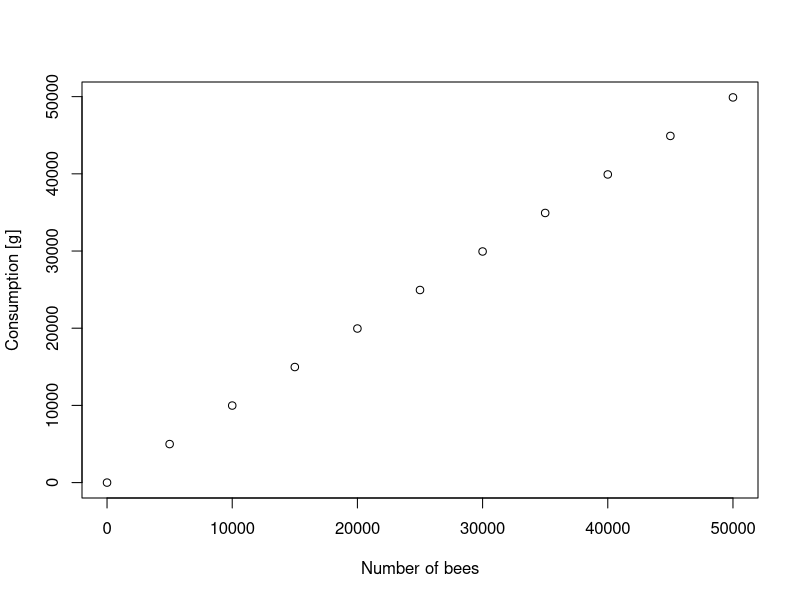
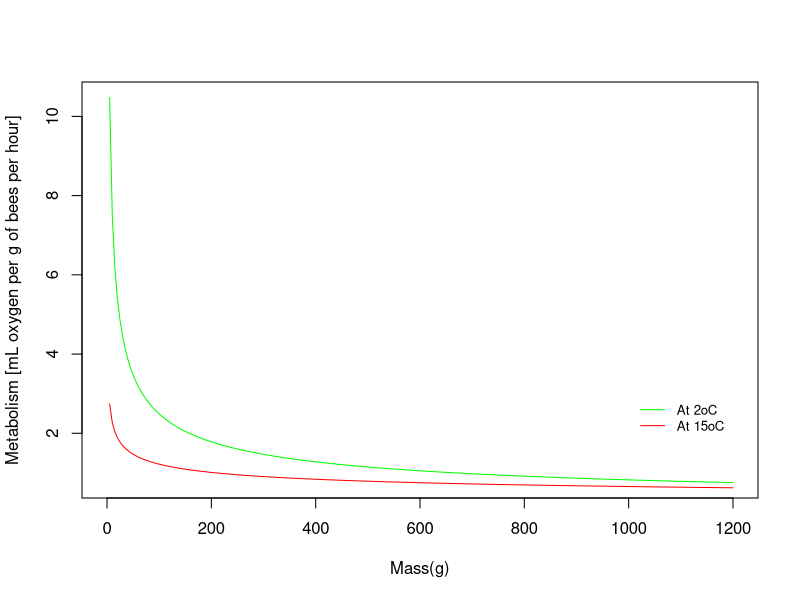
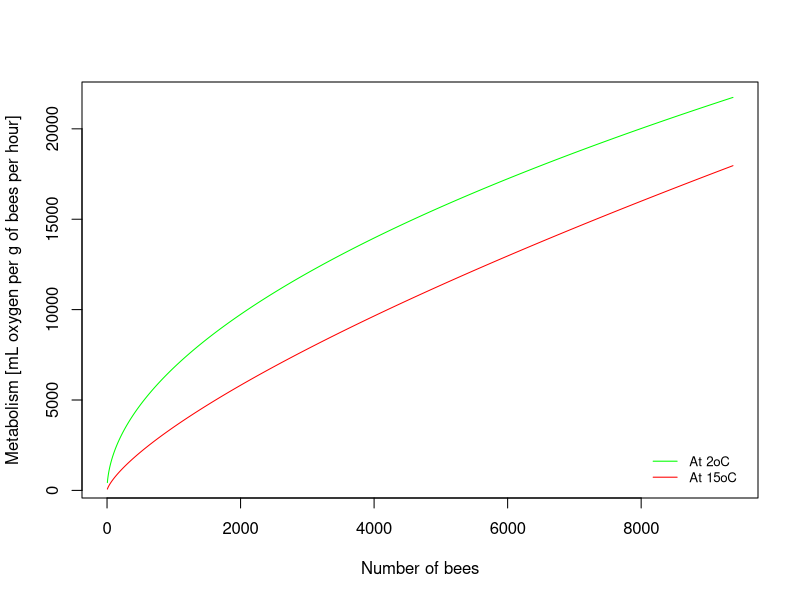
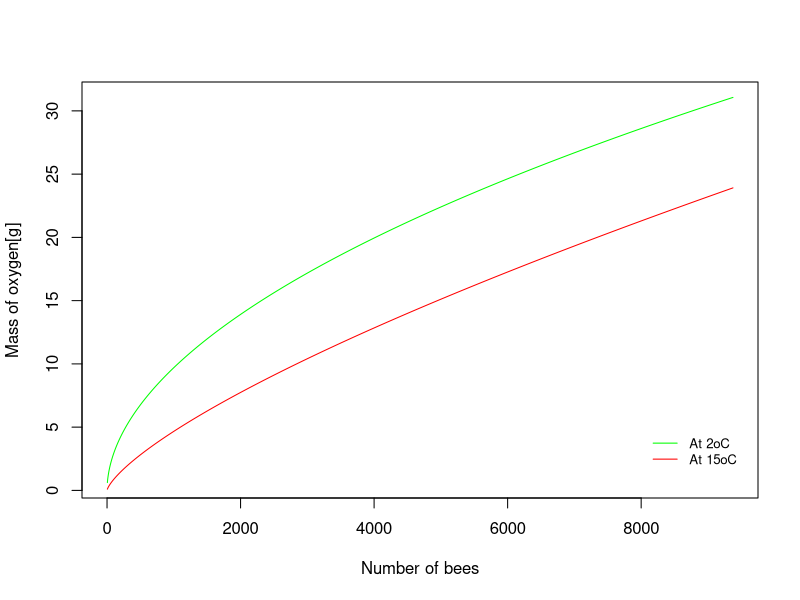
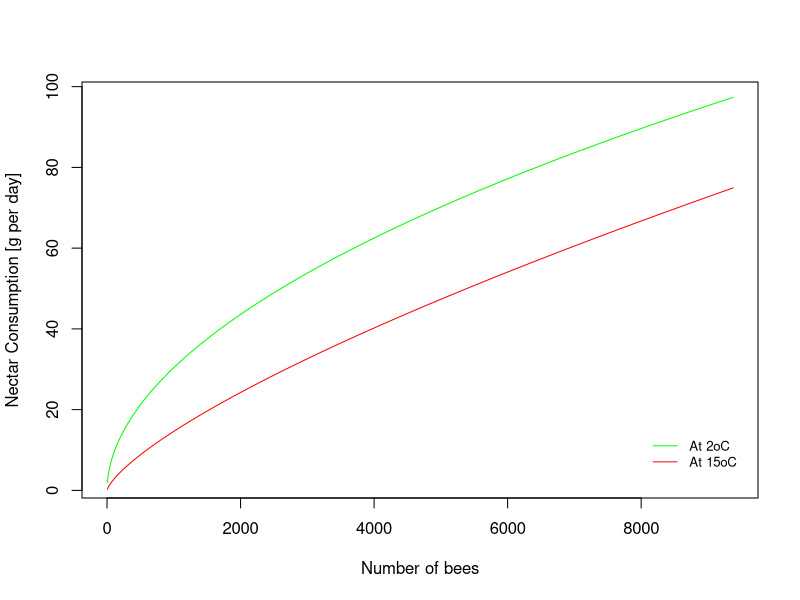

Write R code to recreate these figures, in order.
##R plot of consumption versus number of bees
png(filename="C:/git/winter_module/Image/pollenconsumption.png",width=10, height=6, units="in",res=250)
pollent=seq(from = 0, to = 50000, by = 5000)
Nbeest=seq(from = 0, to = 50000, by = 5000)
Pollent1=pollent-0.002*Nbeest
plot(Nbeest,Pollent1,xlab="Number of bees", ylab="Consumption [g]")
dev.off()

##R plot of metabolism versus temperature with a couple curves for different hive sizes
png(filename="C:/git/winter_module/Image/metabolism versus temperature.png",width=10, height=6, units="in",res=250)
BW= seq(from = 0, to = 1200, by = 5)
vo2at2=22.69*BW^-0.48
vo2at15=4.23*BW^-0.27
plot(BW,vo2at2,type='l',col='green',xlab="Mass(g)", ylab="Metabolism [mL oxygen per g of bees per hour]")
lines(BW,vo2at15,col='red')
legend(1000, 3, legend=c("At 2oC", "At 15oC"),col=c("green", "red"),lty=1:1, cex=0.8,box.lty=0)
dev.off

##R plot of oxygen consumption versus temperature with a couple curves for different hive sizes
png(filename="C:/git/winter_module/Image/metabolism versus hive sizes.png",width=10, height=6, units="in",res=250)
Nbees=seq(from = 0, to = 9375, by = 5)
vo2totat2=(22.69*(0.128*Nbees)^-0.48)*24*(Nbees*0.128)
vo2totat15=(4.23*(0.128*Nbees)^-0.27)*24*(Nbees*0.128)
plot(Nbees,vo2totat2,type='l',col='green',xlab="Number of bees", ylab="Metabolism [mL oxygen per g of bees per hour]")
lines(Nbees,vo2totat15,col='red')
legend(8000, 2500, legend=c("At 2oC", "At 15oC"),col=c("green", "red"),lty=1:1, cex=0.8,box.lty=0)
dev.off

##R plot of oxygen mass versus temperature with a couple curves for different hive sizes
png(filename="C:/git/winter_module/Image/oxygen mass versus hive sizes.png",width=10, height=6, units="in",res=250)
Nbees=seq(from = 0, to = 9375, by = 5)
Mo2at2=0.09961*Nbees*(0.128*Nbees)^-0.48
Mo2at15=0.01730*Nbees*(0.128*Nbees)^-0.27
plot(Nbees,Mo2at2,type='l',col='green',xlab="Number of bees", ylab="Mass of oxygen[g]")
lines(Nbees,Mo2at15,col='red')
legend(8000, 5, legend=c("At 2oC", "At 15oC"),col=c("green", "red"),lty=1:1, cex=0.8,box.lty=0)
dev.off



##R plot of nector equivalents versus temperature with a couple curves for different hive sizes
png(filename="C:/git/winter_module/Image/nectar consumption versus hive sizes.png",width=10, height=6, units="in",res=250)
Nbees=seq(from = 0, to = 9375, by = 5)
Mnectarat2=0.3121*Nbees*(0.128*Nbees)^-0.48
Mnectarat15=0.05419*Nbees*(0.128*Nbees)^-0.27
plot(Nbees,Mnectarat2,type='l',col='green',xlab="Number of bees", ylab="Nectar Consumption [g per day]")
lines(Nbees,Mnectarat15,col='red')
legend(8000, 15, legend=c("At 2oC", "At 15oC"),col=c("green", "red"),lty=1:1, cex=0.8,box.lty=0)
dev.off
